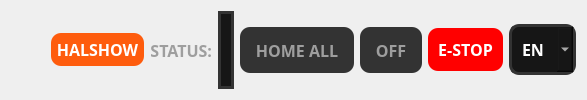
       <widget class="QFrame" name="frame">
        <property name="frameShape">
         <enum>QFrame::NoFrame</enum>
        </property>
        <layout class="QHBoxLayout" name="horizontalLayout_2">
         <item>
          <layout class="QHBoxLayout" name="horizontalLayout">
           <item>
            <spacer name="horizontalSpacer">
             <property name="orientation">
              <enum>Qt::Horizontal</enum>
             </property>
             <property name="sizeHint" stdset="0">
              <size>
               <width>40</width>
               <height>20</height>
              </size>
             </property>
            </spacer>
           </item>
           <item>
            <widget class="QPushButton" name="btn_halshow">
             <property name="sizePolicy">
              <sizepolicy hsizetype="Fixed" vsizetype="Fixed">
               <horstretch>0</horstretch>
               <verstretch>0</verstretch>
              </sizepolicy>
             </property>
             <property name="font">
              <font>
               <family>JetBrains Mono</family>
               <pointsize>12</pointsize>
               <weight>75</weight>
               <bold>true</bold>
              </font>
             </property>
             <property name="mouseTracking">
              <bool>true</bool>
             </property>
             <property name="styleSheet">
              <string notr="true">QPushButton {
	background-color: #FE5C0D;
	color: #FFFFFF;
	padding: 5px;
	border-radius: 10px;
	border: none;
}
QPushButton:hover{
	background-color: rgb(254, 81, 13);
    border: 2px solid rgb(254, 174, 13);
}</string>
             </property>
             <property name="text">
              <string>HALSHOW</string>
             </property>
            </widget>
           </item>
           <item>
            <widget class="QLabel" name="lbl_status">
             <property name="sizePolicy">
              <sizepolicy hsizetype="Minimum" vsizetype="Minimum">
               <horstretch>0</horstretch>
               <verstretch>0</verstretch>
              </sizepolicy>
             </property>
             <property name="font">
              <font>
               <family>JetBrains Mono</family>
               <pointsize>12</pointsize>
               <weight>75</weight>
               <italic>false</italic>
               <bold>true</bold>
              </font>
             </property>
             <property name="styleSheet">
              <string notr="true">color: #9E9E9E</string>
             </property>
             <property name="text">
              <string>STATUS:</string>
             </property>
             <property name="alignment">
              <set>Qt::AlignRight|Qt::AlignTrailing|Qt::AlignVCenter</set>
             </property>
            </widget>
           </item>
           <item>
            <widget class="QLabel" name="txt_status_display">
             <property name="font">
              <font>
               <family>JetBrains Mono</family>
               <pointsize>12</pointsize>
               <weight>75</weight>
               <bold>true</bold>
              </font>
             </property>
             <property name="styleSheet">
              <string notr="true">color: #9E9E9E;
background-color: #161616;
border-radius: 10px;
border: 3px solid #333333;
</string>
             </property>
             <property name="text">
              <string/>
             </property>
             <property name="alignment">
              <set>Qt::AlignCenter</set>
             </property>
            </widget>
           </item>
           <item>
            <widget class="QToolButton" name="btn_home_all">
             <property name="sizePolicy">
              <sizepolicy hsizetype="Fixed" vsizetype="Fixed">
               <horstretch>0</horstretch>
               <verstretch>0</verstretch>
              </sizepolicy>
             </property>
             <property name="font">
              <font>
               <family>JetBrains Mono</family>
               <pointsize>12</pointsize>
               <weight>75</weight>
               <italic>false</italic>
               <bold>true</bold>
              </font>
             </property>
             <property name="toolTip">
              <string>&lt;html&gt;&lt;head/&gt;&lt;body&gt;&lt;p&gt;&lt;span style=&quot; font-size:8pt; color:#ffffff;&quot;&gt;Home all joints [Ctrl + Home]&lt;/span&gt;&lt;/p&gt;&lt;/body&gt;&lt;/html&gt;</string>
             </property>
             <property name="styleSheet">
              <string notr="true">QToolButton {
	background-color: #333333;
	color: #9E9E9E;
	padding: 10px;
	border-radius: 10px;
	border: none;
}
QToolButton:hover{
	background-color: rgb(91, 91, 91);
	color: rgb(241, 241, 241);
}</string>
             </property>
             <property name="text">
              <string>HOME ALL</string>
             </property>
            </widget>
           </item>
           <item>
            <widget class="QToolButton" name="btn_power_off">
             <property name="sizePolicy">
              <sizepolicy hsizetype="Fixed" vsizetype="Fixed">
               <horstretch>0</horstretch>
               <verstretch>0</verstretch>
              </sizepolicy>
             </property>
             <property name="font">
              <font>
               <family>JetBrains Mono</family>
               <pointsize>12</pointsize>
               <weight>75</weight>
               <italic>false</italic>
               <bold>true</bold>
              </font>
             </property>
             <property name="toolTip">
              <string>&lt;html&gt;&lt;head/&gt;&lt;body&gt;&lt;p&gt;&lt;span style=&quot; font-size:8pt; font-weight:400; color:#ffffff;&quot;&gt;Toggle Machine power [F2]&lt;/span&gt;&lt;/p&gt;&lt;/body&gt;&lt;/html&gt;</string>
             </property>
             <property name="styleSheet">
              <string notr="true">QToolButton {
	background-color: #333333;
	color: #9E9E9E;
	padding: 10px;
	border-radius: 10px;
	border: none;
}
QToolButton:hover{
	background-color: rgb(91, 91, 91);
	color: rgb(241, 241, 241);
}</string>
             </property>
             <property name="text">
              <string>OFF</string>
             </property>
            </widget>
           </item>
           <item>
            <widget class="QPushButton" name="btn_estop">
             <property name="sizePolicy">
              <sizepolicy hsizetype="Fixed" vsizetype="Fixed">
               <horstretch>0</horstretch>
               <verstretch>0</verstretch>
              </sizepolicy>
             </property>
             <property name="font">
              <font>
               <family>JetBrains Mono</family>
               <pointsize>12</pointsize>
               <weight>75</weight>
               <bold>true</bold>
              </font>
             </property>
             <property name="toolTip">
              <string>&lt;html&gt;&lt;head/&gt;&lt;body&gt;&lt;p&gt;&lt;span style=&quot; font-size:10pt; font-weight:400; color:#ffffff; background-color: #161616; border-radius: 10px; border: 3px solid #333333;&quot;&gt;Toggle Emergency Stop [F1]&lt;/span&gt;&lt;/p&gt;&lt;/body&gt;&lt;/html&gt;</string>
             </property>
             <property name="styleSheet">
              <string notr="true">QPushButton {
	background-color: #FF0000;
	color: #FFFFFF;
	padding: 10px;
	border-radius: 10px;
	border: none;
}
QPushButton:hover{
	background-color: rgb(245, 0, 0);
}</string>
             </property>
             <property name="text">
              <string>E-STOP</string>
             </property>
            </widget>
           </item>
           <item>
            <widget class="QComboBox" name="combo_language">
             <property name="font">
              <font>
               <family>JetBrains Mono</family>
               <pointsize>12</pointsize>
               <weight>75</weight>
               <bold>true</bold>
              </font>
             </property>
             <property name="toolTip">
              <string>&lt;html&gt;&lt;head/&gt;&lt;body&gt;&lt;p&gt;&lt;span style=&quot; font-size:8pt; font-weight:400; color:#ffffff;&quot;&gt;Select jog increment&lt;/span&gt;&lt;/p&gt;&lt;/body&gt;&lt;/html&gt;</string>
             </property>
             <property name="layoutDirection">
              <enum>Qt::LeftToRight</enum>
             </property>
             <property name="styleSheet">
              <string notr="true">#combo_language {
    border-radius: 10px;
	border: 3px solid #333333;
	background-color: #161616;
	color: #fff;
	padding: 10px;
}
QComboBox QAbstractItemView {
	border-radius: 10px;
	border: 3px solid #FE5C0D;
    outline: none;
}

QComboBox {
    combobox-popup: 0;
}</string>
             </property>
             <item>
              <property name="text">
               <string>EN</string>
              </property>
             </item>
             <item>
              <property name="text">
               <string>UA</string>
              </property>
             </item>
            </widget>
           </item>
          </layout>
         </item>
        </layout>
       </widget>
